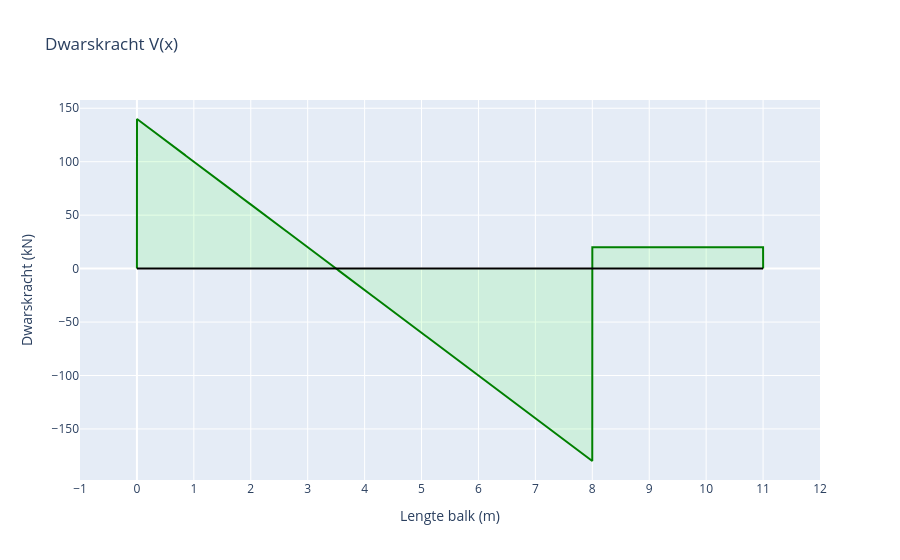

The notebook cell saved with this chart:
### Markdown cell above
## Dwarskrachtgrafiek

### Code cell
layout = go.Layout(
    title="Dwarskracht V(x)",
    xaxis=dict(dtick=1, title="Lengte balk (m)", range=[-1, lengteBalk+1]),
    yaxis=dict(title="Dwarskracht (kN)"),
    showlegend=False
)

line = go.Scatter(
    x=X,
    y= sum(shearForce),
    mode='lines',
    name='Dwarskracht (kN)',
    fill = 'tonexty',
    line_color='green',
    fillcolor='rgba(0,255,0,0.1)'
)

axis = go.Scatter(
    x= [0,lengteBalk],
    y= [0,0],
    mode='lines',
    line_color='black'
)

fig= go.Figure(data=[line, axis], layout=layout)
fig.show()

### Figure 1 — Plotly figure (JSON) as saved in the notebook; plotly's stock layout.template omitted (floating-point values rounded to 4 significant figures; data arrays with more than 128 entries replaced by an {"elided": "..."} marker saying what was removed)
{"data": [{"fill": "tonexty", "fillcolor": "rgba(0,255,0,0.1)", "line": {"color": "green"}, "mode": "lines", "name": "Dwarskracht (kN)", "type": "scatter", "x": {"elided": "10002 float values"}, "y": {"elided": "10002 float values"}}, {"line": {"color": "black"}, "mode": "lines", "type": "scatter", "x": [0, 11], "y": [0, 0]}], "layout": {"autosize": true, "showlegend": false, "title": {"text": "Dwarskracht V(x)"}, "xaxis": {"dtick": 1, "range": [-1, 12], "title": {"text": "Lengte balk (m)"}, "type": "linear"}, "yaxis": {"autorange": true, "range": [-197.7, 157.7], "title": {"text": "Dwarskracht (kN)"}, "type": "linear"}}}
